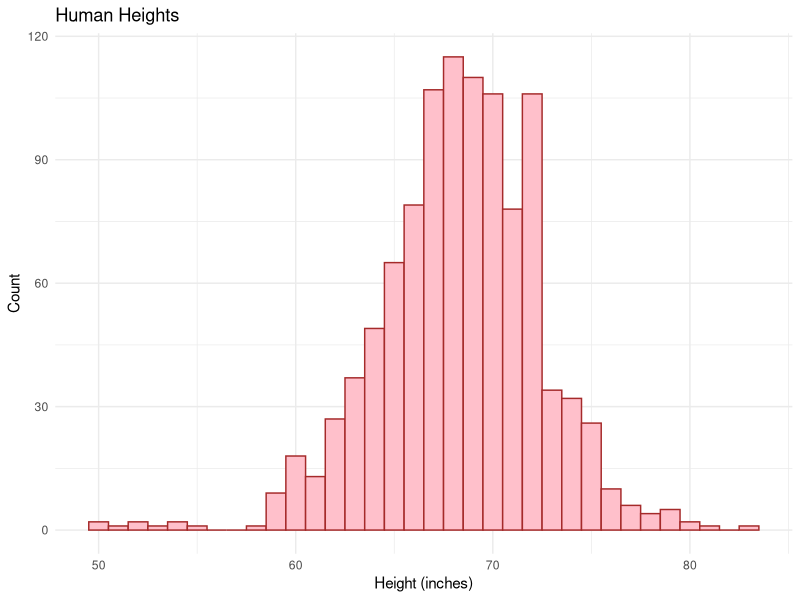
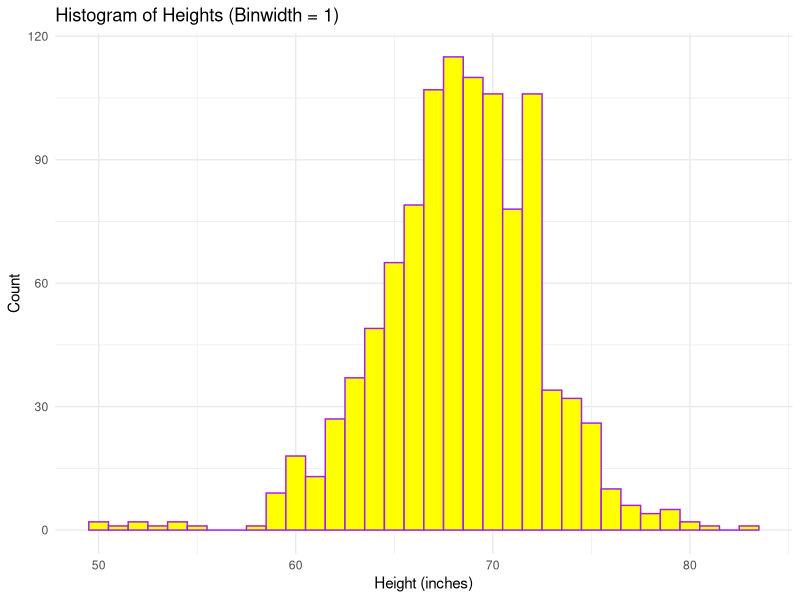
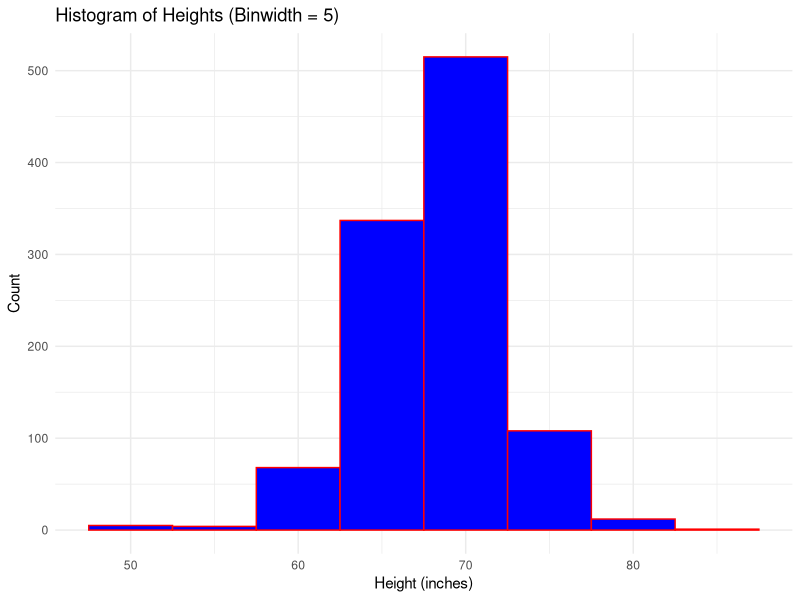
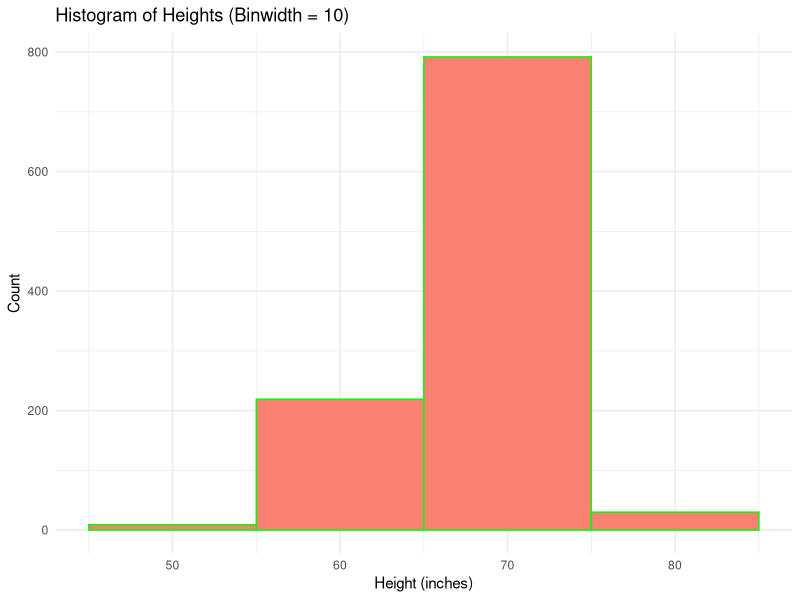
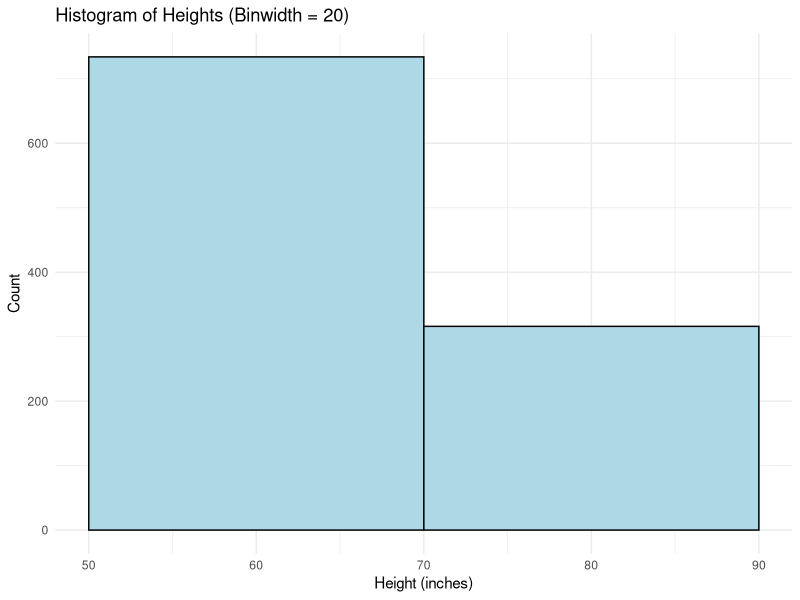
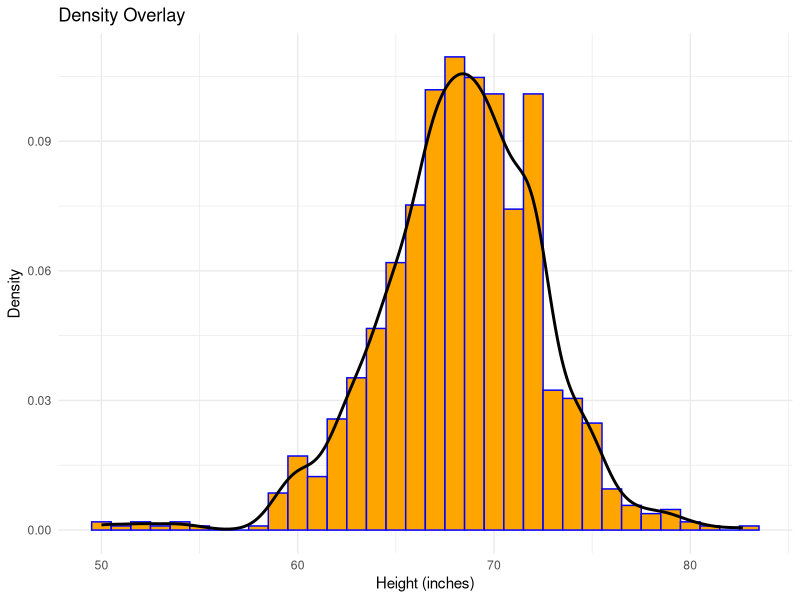
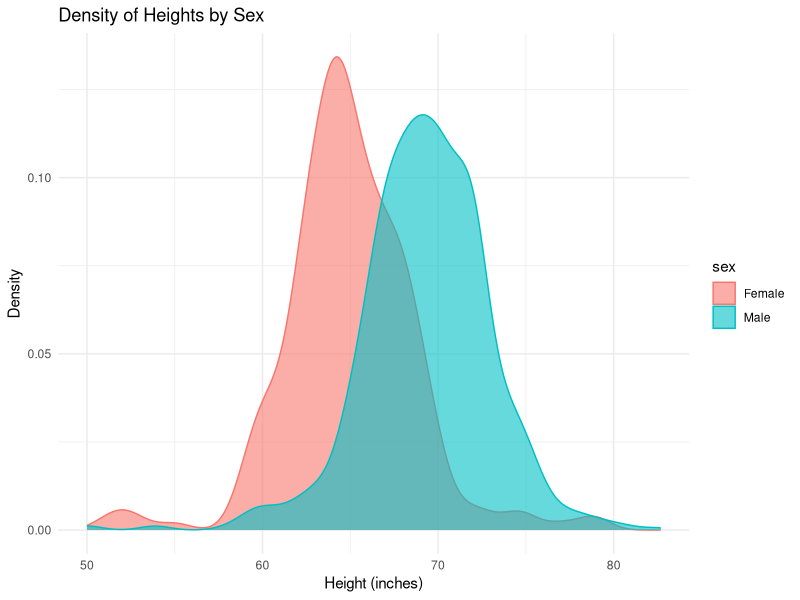
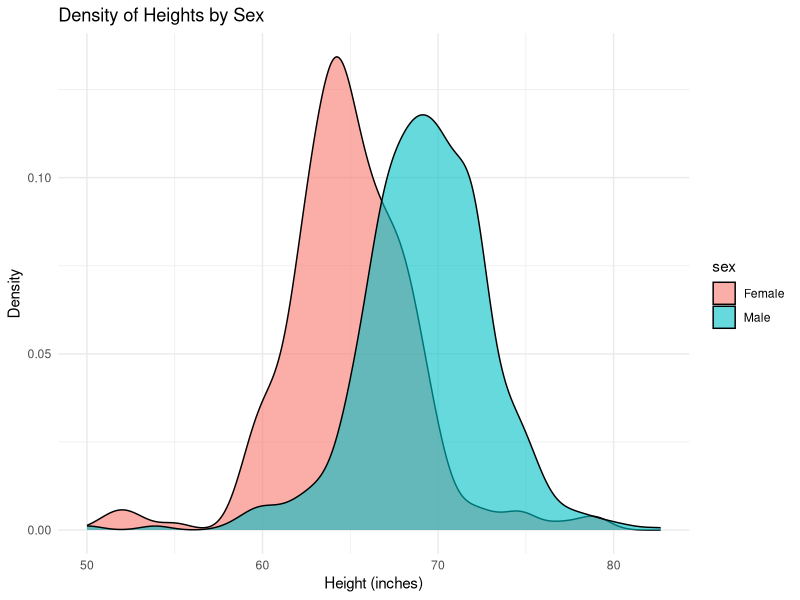

The R script that drew these images, in order:
## ---- chunk 1
knitr::opts_chunk$set(echo = TRUE)
library(tidyverse)
## ---- chunk 2
#install.packages("dslabs")
library(dslabs) 
data(heights)
glimpse(heights)
## ---- chunk 3
library(ggplot2)

ggplot(heights, aes(x = height)) +
  geom_histogram(binwidth = 1, color = "brown", fill = "pink") +
  labs(
    title = "Human Heights",
    x = "Height (inches)",
    y = "Count"
  ) +
  theme_minimal()


## ---- chunk 4
# 1
ggplot(heights, aes(x = height)) +
  geom_histogram(binwidth = 1, color = "purple", fill = "yellow") +
  labs(title = "Histogram of Heights (Binwidth = 1)", x = "Height (inches)", y = "Count") +
  theme_minimal()

# 5
ggplot(heights, aes(x = height)) +
  geom_histogram(binwidth = 5, color = "red", fill = "blue") +
  labs(title = "Histogram of Heights (Binwidth = 5)", x = "Height (inches)", y = "Count") +
  theme_minimal()

# 10
ggplot(heights, aes(x = height)) +
  geom_histogram(binwidth = 10, color = "green", fill = "salmon") +
  labs(title = "Histogram of Heights (Binwidth = 10)", x = "Height (inches)", y = "Count") +
  theme_minimal()

# 20
ggplot(heights, aes(x = height)) +
  geom_histogram(binwidth = 20, color = "black", fill = "lightblue") +
  labs(title = "Histogram of Heights (Binwidth = 20)", x = "Height (inches)", y = "Count") +
  theme_minimal()



## ---- chunk 5
ggplot(heights, aes(x = height)) +
  geom_histogram(aes(y = ..density..), binwidth = 1, fill = "orange", color = "blue") +
  geom_density(color = "black", size = 1) +
  labs(
    title = "Density Overlay",
    x = "Height (inches)",
    y = "Density"
  ) +
  theme_minimal() 


## ---- chunk 6
ggplot(heights, aes(x = height, group = sex, color = sex, fill = sex)) +
  geom_density(alpha = 0.6) +
  labs(
    title = "Density of Heights by Sex",
    x = "Height (inches)",
    y = "Density"
  ) +
  theme_minimal()

## ---- chunk 7
ggplot(heights, aes(x = height, group = sex, fill = sex)) +
  geom_density(alpha = 0.6) +
  labs(
    title = "Density of Heights by Sex",
    x = "Height (inches)",
    y = "Density"
  ) +
  theme_minimal()


## ---- chunk 8
ggplot(heights, aes(x = height, fill = sex, group = sex)) +
  geom_density(alpha = 0.4) +
  labs(
    title = "Density of Heights by Sex",
    x = "Height (inches)",
    y = "Density"
  ) +
  theme_minimal()


## ---- chunk 9
ggplot(heights, aes(x = sex, y = height, fill = sex)) +
  geom_boxplot() +
  labs(
    title = "Boxplot of Heights by Sex",
    x = "Sex",
    y = "Height (inches)"
  ) +
  theme_minimal()


## ---- chunk 10
mean(heights$height)
median(heights$height)

## ---- chunk 11
library(dplyr)

heights %>%
  group_by(sex) %>%
  summarise(
    mean_height = mean(height),
    median_height = median(height),
    .groups = "drop"
  )


## ---- chunk 12
# Tallest female
heights %>%
  filter(sex == "Female") %>%
  summarise(tallest_woman = max(height))

# Shortest male
heights %>%
  filter(sex == "Male") %>%
  summarise(shortest_man = min(height))


## ---- chunk 13
# install.packages("pscl")
library(pscl) # loads in the package that has this data. 
## You might need to install this...

# data for presidental elections
votedata <-  presidentialElections
glimpse(votedata)
## ---- chunk 14
votedata_2000 <- votedata %>%
  filter(year == 2000)
## ---- chunk 15
ggplot(votedata_2000, aes(x = reorder(state, demVote), y = demVote)) +
  geom_col(fill = "blue") +
  coord_flip() +  
  labs(
    title = "Democratic Vote by State (2000)",
    x = "State",
    y = "Democratic Vote (%)"
  ) +
  theme_minimal()



## ---- chunk 16
ggplot(votedata_2000, aes(x = reorder(state, demVote), y = demVote)) +
  geom_col(fill = "blue") +
  coord_flip() +  
  labs(
    title = "Democratic Vote by State (2000)",
    x = "State",
    y = "Democratic Vote (%)"
  ) +
  theme_minimal()



## ---- chunk 17
ggplot(votedata_2000, aes(x = reorder(state, demVote), y = demVote)) +
  geom_col(fill = "blue") +
  coord_flip() +
  labs(
    title = "Democratic Vote by State (2000)",
    x = "State (ordered by Democratic vote %)",
    y = "Democratic Vote (%)"
  ) +
  theme_minimal()




## ---- chunk 18
ggplot(votedata_2000, aes(x = reorder(state, demVote), y = demVote)) +
  geom_col(fill = "blue") +
  coord_flip() +
  facet_wrap(~ south) +
  labs(
    title = "Democratic Vote by State (2000)",
    x = "State (ordered by Democratic vote %)",
    y = "Democratic Vote (%)"
  ) +
  theme_minimal()


## ---- chunk 19
ggplot(votedata_2000, aes(x = reorder(state, demVote), y = demVote, fill = south)) +
  geom_col() +
  coord_flip() +
  labs(
    title = "Democratic Vote by State (2000)",
    x = "State (ordered by Democratic vote %)",
    y = "Democratic Vote (%)",
    fill = "Southern State"
  ) +
  theme_minimal()


## ---- chunk 20
library(dplyr)
library(ggplot2)

votedata_filtered <- votedata %>%
  filter(year %in% c(2008, 2016))

ggplot(votedata_filtered, aes(x = reorder(state, demVote), y = demVote, fill = south)) +
  geom_col() +
  coord_flip() +
  facet_wrap(~ year) +
  labs(
    title = "Democratic Vote by State (2008 vs 2016)",
    subtitle = "States colored by whether they are in the South",
    x = "State (ordered by Democratic vote %)",
    y = "Democratic Vote (%)",
    fill = "Southern State"
  ) +
  theme_minimal() +
  theme(legend.position = "bottom")




## ---- chunk 21
ggplot(votedata_filtered, aes(x = reorder(state, demVote), y = demVote, fill = south)) +
  geom_col() +
  geom_hline(yintercept = 50, linetype = "dashed", color = "red", size = 1) +  
  coord_flip() +
  facet_wrap(~ year) +
  labs(
    title = "Democratic Vote by State (2008 vs 2016)",
    subtitle = "Dashed red line indicates 50%",
    x = "State (ordered by Democratic vote %)",
    y = "Democratic Vote (%)",
    fill = "Southern State"
  ) +
  theme_minimal() +
  theme(legend.position = "bottom")

## ---- chunk 22
library(maps)
votedata$state <- tolower(votedata$state)  ## states need to be lowercase for linking

states_map <- map_data("state") ## this gives us the lat and long for each point of each state.
  
map_plot <-  ggplot(data =  votedata %>% filter(year == 2008), aes(map_id = state)) +
    geom_map(aes(fill = demVote), map = states_map) +
    expand_limits(x = states_map$long, y = states_map$lat)
map_plot  
## ---- chunk 23
map_plot <-  ggplot(data =  votedata %>% filter(year == 2016), aes(map_id = state)) +
  geom_map(aes(fill = demVote), map = states_map)+
  expand_limits(x = states_map$long, y = states_map$lat)
map_plot  
## ---- chunk 24
map_plot <- ggplot(data = votedata %>% filter(year == 2016), aes(map_id = state)) +
  geom_map(aes(fill = south), map = states_map) +
  expand_limits(x = states_map$long, y = states_map$lat) +
  labs(
    title = "Southern vs Non Southern States (2016)",
    fill = "Southern State"
  ) +
  theme_minimal()
  
map_plot


## ---- chunk 25
library(dplyr)

avg_dem_votes <- votedata %>%
  group_by(year, south) %>%
  summarise(
    avg_dem_vote = mean(demVote, na.rm = TRUE),
    .groups = "drop"
  )

avg_dem_votes


## ---- chunk 26
votedata %>%
  group_by(year, south) %>%
  summarise(
    avg_dem_vote = mean(demVote, na.rm = TRUE),
    .groups = "drop"
  ) %>%
  ggplot(aes(x = year, y = avg_dem_vote, color = south)) +
  geom_line(size = 1.2) +
  labs(
    title = "Average Democratic Vote by Region Time to Time",
    subtitle = "Comparing Southern and Non Southern States",
    x = "Year",
    y = "Average Democratic Vote (%)",
    color = "Southern State"
  ) +
  theme_minimal()


## ---- chunk 27
library(palmerpenguins)
glimpse(penguins)
## ---- chunk 28
library(ggplot2)

ggplot(penguins, aes(x = species, y = body_mass_g, fill = species)) +
  geom_boxplot() +
  labs(
    title = "Distribution of Penguin Body Mass by Species",
    x = "Species",
    y = "Body Mass (g)"
  ) +
  theme_minimal()


## ---- chunk 29
ggplot(penguins, aes(x = species, y = body_mass_g, fill = species)) +
  geom_boxplot(outlier.shape = NA, alpha = 0.6) +  
  geom_point(position = position_jitter(width = 0.2), alpha = 0.7) +
  labs(
    title = "Penguin Body Mass by Species",
    x = "Species",
    y = "Body Mass (g)"
  ) +
  theme_minimal()



## ---- chunk 30
ggplot(penguins, aes(x = species, y = body_mass_g, fill = species)) +
  geom_boxplot(outlier.shape = NA, alpha = 0.6) +
  geom_jitter(width = 0.2, alpha = 0.7) +
  labs(
    title = "Penguin Body Mass by Species",
    x = "Species",
    y = "Body Mass (g)"
  ) +
  theme_minimal()


## ---- chunk 31
ggplot(penguins, aes(x = species, y = body_mass_g, fill = species)) +
  geom_jitter(width = 0.2, alpha = 0.6) +  
  geom_boxplot(alpha = 0.3, outlier.shape = NA) +  
  labs(
    title = "Penguin Body Mass by Species",
    x = "Species",
    y = "Body Mass (g)"
  ) +
  theme_minimal()



## ---- chunk 32
ggplot(penguins, aes(x = species, y = body_mass_g, fill = species)) +
  geom_jitter(width = 0.2, alpha = 0.6) +  
  geom_violin(alpha = 0.4, color = NA) +   
  labs(
    title = "Penguin Body Mass by Species",
    x = "Species",
    y = "Body Mass (g)"
  ) +
  theme_minimal()



## ---- chunk 33
# 1 
library(dplyr)

penguins %>%
  count(species, sex)



## ---- chunk 34
# 2 
penguins %>%
  group_by(island) %>%
  summarise(avg_mass = mean(body_mass_g, na.rm = TRUE))



## ---- chunk 35
# 3
penguins %>%
  group_by(sex) %>%
  summarise(avg_bill_length = mean(bill_length_mm, na.rm = TRUE))


## ---- chunk 36
# 4
library(ggplot2)

penguins %>%
  filter(sex == "female") %>%
  ggplot(aes(x = bill_length_mm, y = bill_depth_mm)) +
  geom_point() +
  labs(
    title = "Bill Length vs Depth (Females Only)",
    x = "Bill Length (mm)",
    y = "Bill Depth (mm)"
  ) +
  theme_minimal()


## ---- chunk 37
# 5 
ggplot(penguins, aes(x = flipper_length_mm, y = body_mass_g, color = species)) +
  geom_point() +
  facet_wrap(~ island) +
  labs(
    title = "Flipper Length vs Body Mass by Island",
    x = "Flipper Length (mm)",
    y = "Body Mass (g)",
    color = "Species"
  ) +
  theme_minimal()


## ---- chunk 38
# 6
ggplot(penguins, aes(x = flipper_length_mm, color = sex, fill = sex)) +
  geom_density(alpha = 0.4) +
  labs(
    title = "Density of Flipper Length by Sex",
    x = "Flipper Length (mm)",
    y = "Density"
  ) +
  theme_minimal()


## ---- chunk 39
# 7
ggplot(penguins, aes(x = body_mass_g, color = factor(year), fill = factor(year))) +
  geom_density(alpha = 0.4) +
  labs(
    title = "Density of Body Mass by Year",
    x = "Body Mass (g)",
    y = "Density",
    fill = "Year",
    color = "Year"
  ) +
  theme_minimal()
